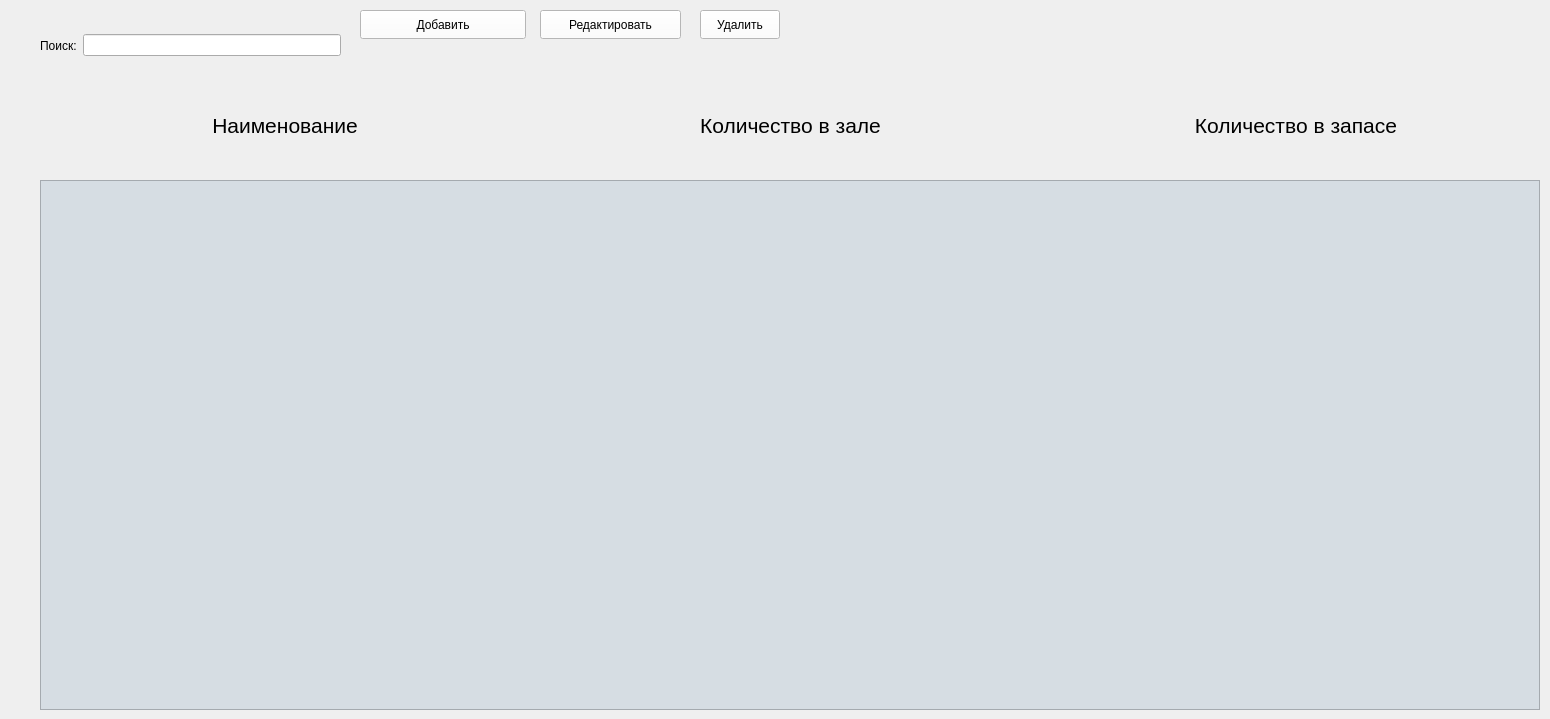
    <widget class="QWidget" name="page_Inventory">
     <widget class="QWidget" name="layoutWidget_12">
      <property name="geometry">
       <rect>
        <x>40</x>
        <y>90</y>
        <width>1501</width>
        <height>71</height>
       </rect>
      </property>
      <layout class="QHBoxLayout" name="horizontalLayout_7">
       <property name="spacing">
        <number>15</number>
       </property>
       <item>
        <widget class="QLabel" name="labelCount2">
         <property name="palette">
          <palette>
           <active>
            <colorrole role="WindowText">
             <brush brushstyle="SolidPattern">
              <color alpha="255">
               <red>0</red>
               <green>0</green>
               <blue>0</blue>
              </color>
             </brush>
            </colorrole>
            <colorrole role="Button">
             <brush brushstyle="SolidPattern">
              <color alpha="255">
               <red>255</red>
               <green>255</green>
               <blue>255</blue>
              </color>
             </brush>
            </colorrole>
            <colorrole role="Base">
             <brush brushstyle="SolidPattern">
              <color alpha="255">
               <red>255</red>
               <green>255</green>
               <blue>255</blue>
              </color>
             </brush>
            </colorrole>
            <colorrole role="Window">
             <brush brushstyle="SolidPattern">
              <color alpha="255">
               <red>255</red>
               <green>255</green>
               <blue>255</blue>
              </color>
             </brush>
            </colorrole>
           </active>
           <inactive>
            <colorrole role="WindowText">
             <brush brushstyle="SolidPattern">
              <color alpha="255">
               <red>0</red>
               <green>0</green>
               <blue>0</blue>
              </color>
             </brush>
            </colorrole>
            <colorrole role="Button">
             <brush brushstyle="SolidPattern">
              <color alpha="255">
               <red>255</red>
               <green>255</green>
               <blue>255</blue>
              </color>
             </brush>
            </colorrole>
            <colorrole role="Base">
             <brush brushstyle="SolidPattern">
              <color alpha="255">
               <red>255</red>
               <green>255</green>
               <blue>255</blue>
              </color>
             </brush>
            </colorrole>
            <colorrole role="Window">
             <brush brushstyle="SolidPattern">
              <color alpha="255">
               <red>255</red>
               <green>255</green>
               <blue>255</blue>
              </color>
             </brush>
            </colorrole>
           </inactive>
           <disabled>
            <colorrole role="Button">
             <brush brushstyle="SolidPattern">
              <color alpha="255">
               <red>255</red>
               <green>255</green>
               <blue>255</blue>
              </color>
             </brush>
            </colorrole>
            <colorrole role="Base">
             <brush brushstyle="SolidPattern">
              <color alpha="255">
               <red>255</red>
               <green>255</green>
               <blue>255</blue>
              </color>
             </brush>
            </colorrole>
            <colorrole role="Window">
             <brush brushstyle="SolidPattern">
              <color alpha="255">
               <red>255</red>
               <green>255</green>
               <blue>255</blue>
              </color>
             </brush>
            </colorrole>
           </disabled>
          </palette>
         </property>
         <property name="font">
          <font>
           <pointsize>16</pointsize>
           <bold>false</bold>
          </font>
         </property>
         <property name="text">
          <string>Наименование</string>
         </property>
         <property name="alignment">
          <set>Qt::AlignCenter</set>
         </property>
        </widget>
       </item>
       <item>
        <widget class="QLabel" name="labelCount1">
         <property name="palette">
          <palette>
           <active>
            <colorrole role="WindowText">
             <brush brushstyle="SolidPattern">
              <color alpha="255">
               <red>0</red>
               <green>0</green>
               <blue>0</blue>
              </color>
             </brush>
            </colorrole>
            <colorrole role="Button">
             <brush brushstyle="SolidPattern">
              <color alpha="255">
               <red>255</red>
               <green>255</green>
               <blue>255</blue>
              </color>
             </brush>
            </colorrole>
            <colorrole role="Base">
             <brush brushstyle="SolidPattern">
              <color alpha="255">
               <red>255</red>
               <green>255</green>
               <blue>255</blue>
              </color>
             </brush>
            </colorrole>
            <colorrole role="Window">
             <brush brushstyle="SolidPattern">
              <color alpha="255">
               <red>255</red>
               <green>255</green>
               <blue>255</blue>
              </color>
             </brush>
            </colorrole>
           </active>
           <inactive>
            <colorrole role="WindowText">
             <brush brushstyle="SolidPattern">
              <color alpha="255">
               <red>0</red>
               <green>0</green>
               <blue>0</blue>
              </color>
             </brush>
            </colorrole>
            <colorrole role="Button">
             <brush brushstyle="SolidPattern">
              <color alpha="255">
               <red>255</red>
               <green>255</green>
               <blue>255</blue>
              </color>
             </brush>
            </colorrole>
            <colorrole role="Base">
             <brush brushstyle="SolidPattern">
              <color alpha="255">
               <red>255</red>
               <green>255</green>
               <blue>255</blue>
              </color>
             </brush>
            </colorrole>
            <colorrole role="Window">
             <brush brushstyle="SolidPattern">
              <color alpha="255">
               <red>255</red>
               <green>255</green>
               <blue>255</blue>
              </color>
             </brush>
            </colorrole>
           </inactive>
           <disabled>
            <colorrole role="Button">
             <brush brushstyle="SolidPattern">
              <color alpha="255">
               <red>255</red>
               <green>255</green>
               <blue>255</blue>
              </color>
             </brush>
            </colorrole>
            <colorrole role="Base">
             <brush brushstyle="SolidPattern">
              <color alpha="255">
               <red>255</red>
               <green>255</green>
               <blue>255</blue>
              </color>
             </brush>
            </colorrole>
            <colorrole role="Window">
             <brush brushstyle="SolidPattern">
              <color alpha="255">
               <red>255</red>
               <green>255</green>
               <blue>255</blue>
              </color>
             </brush>
            </colorrole>
           </disabled>
          </palette>
         </property>
         <property name="font">
          <font>
           <pointsize>16</pointsize>
           <bold>false</bold>
          </font>
         </property>
         <property name="text">
          <string>Количество в зале</string>
         </property>
         <property name="alignment">
          <set>Qt::AlignCenter</set>
         </property>
        </widget>
       </item>
       <item>
        <widget class="QLabel" name="labelNameInventory">
         <property name="palette">
          <palette>
           <active>
            <colorrole role="WindowText">
             <brush brushstyle="SolidPattern">
              <color alpha="255">
               <red>0</red>
               <green>0</green>
               <blue>0</blue>
              </color>
             </brush>
            </colorrole>
            <colorrole role="Button">
             <brush brushstyle="SolidPattern">
              <color alpha="255">
               <red>255</red>
               <green>255</green>
               <blue>255</blue>
              </color>
             </brush>
            </colorrole>
            <colorrole role="Base">
             <brush brushstyle="SolidPattern">
              <color alpha="255">
               <red>255</red>
               <green>255</green>
               <blue>255</blue>
              </color>
             </brush>
            </colorrole>
            <colorrole role="Window">
             <brush brushstyle="SolidPattern">
              <color alpha="255">
               <red>255</red>
               <green>255</green>
               <blue>255</blue>
              </color>
             </brush>
            </colorrole>
           </active>
           <inactive>
            <colorrole role="WindowText">
             <brush brushstyle="SolidPattern">
              <color alpha="255">
               <red>0</red>
               <green>0</green>
               <blue>0</blue>
              </color>
             </brush>
            </colorrole>
            <colorrole role="Button">
             <brush brushstyle="SolidPattern">
              <color alpha="255">
               <red>255</red>
               <green>255</green>
               <blue>255</blue>
              </color>
             </brush>
            </colorrole>
            <colorrole role="Base">
             <brush brushstyle="SolidPattern">
              <color alpha="255">
               <red>255</red>
               <green>255</green>
               <blue>255</blue>
              </color>
             </brush>
            </colorrole>
            <colorrole role="Window">
             <brush brushstyle="SolidPattern">
              <color alpha="255">
               <red>255</red>
               <green>255</green>
               <blue>255</blue>
              </color>
             </brush>
            </colorrole>
           </inactive>
           <disabled>
            <colorrole role="Button">
             <brush brushstyle="SolidPattern">
              <color alpha="255">
               <red>255</red>
               <green>255</green>
               <blue>255</blue>
              </color>
             </brush>
            </colorrole>
            <colorrole role="Base">
             <brush brushstyle="SolidPattern">
              <color alpha="255">
               <red>255</red>
               <green>255</green>
               <blue>255</blue>
              </color>
             </brush>
            </colorrole>
            <colorrole role="Window">
             <brush brushstyle="SolidPattern">
              <color alpha="255">
               <red>255</red>
               <green>255</green>
               <blue>255</blue>
              </color>
             </brush>
            </colorrole>
           </disabled>
          </palette>
         </property>
         <property name="font">
          <font>
           <pointsize>16</pointsize>
          </font>
         </property>
         <property name="text">
          <string>Количество в запасе</string>
         </property>
         <property name="alignment">
          <set>Qt::AlignCenter</set>
         </property>
        </widget>
       </item>
      </layout>
     </widget>
     <widget class="QScrollArea" name="scrollAreaInventory">
      <property name="geometry">
       <rect>
        <x>40</x>
        <y>180</y>
        <width>1500</width>
        <height>530</height>
       </rect>
      </property>
      <property name="styleSheet">
       <string notr="true">background-color: #d6dde3;</string>
      </property>
      <property name="widgetResizable">
       <bool>true</bool>
      </property>
      <widget class="QWidget" name="scrollAreaWidgetContents_4">
       <property name="geometry">
        <rect>
         <x>0</x>
         <y>0</y>
         <width>1498</width>
         <height>528</height>
        </rect>
       </property>
       <layout class="QVBoxLayout" name="verticalLayoutEmployees_4"/>
      </widget>
     </widget>
     <widget class="QWidget" name="layoutWidget_6">
      <property name="geometry">
       <rect>
        <x>40</x>
        <y>10</y>
        <width>301</width>
        <height>71</height>
       </rect>
      </property>
      <layout class="QHBoxLayout" name="horizontalLayout_12">
       <item>
        <widget class="QLabel" name="labelSearch_4">
         <property name="palette">
          <palette>
           <active>
            <colorrole role="WindowText">
             <brush brushstyle="SolidPattern">
              <color alpha="255">
               <red>0</red>
               <green>0</green>
               <blue>0</blue>
              </color>
             </brush>
            </colorrole>
            <colorrole role="Button">
             <brush brushstyle="SolidPattern">
              <color alpha="255">
               <red>255</red>
               <green>255</green>
               <blue>255</blue>
              </color>
             </brush>
            </colorrole>
            <colorrole role="Base">
             <brush brushstyle="SolidPattern">
              <color alpha="255">
               <red>255</red>
               <green>255</green>
               <blue>255</blue>
              </color>
             </brush>
            </colorrole>
            <colorrole role="Window">
             <brush brushstyle="SolidPattern">
              <color alpha="255">
               <red>255</red>
               <green>255</green>
               <blue>255</blue>
              </color>
             </brush>
            </colorrole>
           </active>
           <inactive>
            <colorrole role="WindowText">
             <brush brushstyle="SolidPattern">
              <color alpha="255">
               <red>0</red>
               <green>0</green>
               <blue>0</blue>
              </color>
             </brush>
            </colorrole>
            <colorrole role="Button">
             <brush brushstyle="SolidPattern">
              <color alpha="255">
               <red>255</red>
               <green>255</green>
               <blue>255</blue>
              </color>
             </brush>
            </colorrole>
            <colorrole role="Base">
             <brush brushstyle="SolidPattern">
              <color alpha="255">
               <red>255</red>
               <green>255</green>
               <blue>255</blue>
              </color>
             </brush>
            </colorrole>
            <colorrole role="Window">
             <brush brushstyle="SolidPattern">
              <color alpha="255">
               <red>255</red>
               <green>255</green>
               <blue>255</blue>
              </color>
             </brush>
            </colorrole>
           </inactive>
           <disabled>
            <colorrole role="Button">
             <brush brushstyle="SolidPattern">
              <color alpha="255">
               <red>255</red>
               <green>255</green>
               <blue>255</blue>
              </color>
             </brush>
            </colorrole>
            <colorrole role="Base">
             <brush brushstyle="SolidPattern">
              <color alpha="255">
               <red>255</red>
               <green>255</green>
               <blue>255</blue>
              </color>
             </brush>
            </colorrole>
            <colorrole role="Window">
             <brush brushstyle="SolidPattern">
              <color alpha="255">
               <red>255</red>
               <green>255</green>
               <blue>255</blue>
              </color>
             </brush>
            </colorrole>
           </disabled>
          </palette>
         </property>
         <property name="text">
          <string>Поиск:</string>
         </property>
        </widget>
       </item>
       <item>
        <widget class="QLineEdit" name="Search_6">
         <property name="text">
          <string/>
         </property>
        </widget>
       </item>
      </layout>
     </widget>
     <widget class="QPushButton" name="buttonAdd_3">
      <property name="geometry">
       <rect>
        <x>360</x>
        <y>10</y>
        <width>166</width>
        <height>29</height>
       </rect>
      </property>
      <property name="palette">
       <palette>
        <active>
         <colorrole role="Button">
          <brush brushstyle="SolidPattern">
           <color alpha="255">
            <red>255</red>
            <green>255</green>
            <blue>255</blue>
           </color>
          </brush>
         </colorrole>
         <colorrole role="ButtonText">
          <brush brushstyle="SolidPattern">
           <color alpha="255">
            <red>0</red>
            <green>0</green>
            <blue>0</blue>
           </color>
          </brush>
         </colorrole>
         <colorrole role="Base">
          <brush brushstyle="SolidPattern">
           <color alpha="255">
            <red>255</red>
            <green>255</green>
            <blue>255</blue>
           </color>
          </brush>
         </colorrole>
         <colorrole role="Window">
          <brush brushstyle="SolidPattern">
           <color alpha="255">
            <red>255</red>
            <green>255</green>
            <blue>255</blue>
           </color>
          </brush>
         </colorrole>
        </active>
        <inactive>
         <colorrole role="Button">
          <brush brushstyle="SolidPattern">
           <color alpha="255">
            <red>255</red>
            <green>255</green>
            <blue>255</blue>
           </color>
          </brush>
         </colorrole>
         <colorrole role="ButtonText">
          <brush brushstyle="SolidPattern">
           <color alpha="255">
            <red>0</red>
            <green>0</green>
            <blue>0</blue>
           </color>
          </brush>
         </colorrole>
         <colorrole role="Base">
          <brush brushstyle="SolidPattern">
           <color alpha="255">
            <red>255</red>
            <green>255</green>
            <blue>255</blue>
           </color>
          </brush>
         </colorrole>
         <colorrole role="Window">
          <brush brushstyle="SolidPattern">
           <color alpha="255">
            <red>255</red>
            <green>255</green>
            <blue>255</blue>
           </color>
          </brush>
         </colorrole>
        </inactive>
        <disabled>
         <colorrole role="Button">
          <brush brushstyle="SolidPattern">
           <color alpha="255">
            <red>255</red>
            <green>255</green>
            <blue>255</blue>
           </color>
          </brush>
         </colorrole>
         <colorrole role="Base">
          <brush brushstyle="SolidPattern">
           <color alpha="255">
            <red>255</red>
            <green>255</green>
            <blue>255</blue>
           </color>
          </brush>
         </colorrole>
         <colorrole role="Window">
          <brush brushstyle="SolidPattern">
           <color alpha="255">
            <red>255</red>
            <green>255</green>
            <blue>255</blue>
           </color>
          </brush>
         </colorrole>
        </disabled>
       </palette>
      </property>
      <property name="text">
       <string>Добавить</string>
      </property>
     </widget>
     <widget class="QPushButton" name="buttonEdit_3">
      <property name="geometry">
       <rect>
        <x>540</x>
        <y>10</y>
        <width>141</width>
        <height>29</height>
       </rect>
      </property>
      <property name="palette">
       <palette>
        <active>
         <colorrole role="Button">
          <brush brushstyle="SolidPattern">
           <color alpha="255">
            <red>255</red>
            <green>255</green>
            <blue>255</blue>
           </color>
          </brush>
         </colorrole>
         <colorrole role="ButtonText">
          <brush brushstyle="SolidPattern">
           <color alpha="255">
            <red>0</red>
            <green>0</green>
            <blue>0</blue>
           </color>
          </brush>
         </colorrole>
         <colorrole role="Base">
          <brush brushstyle="SolidPattern">
           <color alpha="255">
            <red>255</red>
            <green>255</green>
            <blue>255</blue>
           </color>
          </brush>
         </colorrole>
         <colorrole role="Window">
          <brush brushstyle="SolidPattern">
           <color alpha="255">
            <red>255</red>
            <green>255</green>
            <blue>255</blue>
           </color>
          </brush>
         </colorrole>
        </active>
        <inactive>
         <colorrole role="Button">
          <brush brushstyle="SolidPattern">
           <color alpha="255">
            <red>255</red>
            <green>255</green>
            <blue>255</blue>
           </color>
          </brush>
         </colorrole>
         <colorrole role="ButtonText">
          <brush brushstyle="SolidPattern">
           <color alpha="255">
            <red>0</red>
            <green>0</green>
            <blue>0</blue>
           </color>
          </brush>
         </colorrole>
         <colorrole role="Base">
          <brush brushstyle="SolidPattern">
           <color alpha="255">
            <red>255</red>
            <green>255</green>
            <blue>255</blue>
           </color>
          </brush>
         </colorrole>
         <colorrole role="Window">
          <brush brushstyle="SolidPattern">
           <color alpha="255">
            <red>255</red>
            <green>255</green>
            <blue>255</blue>
           </color>
          </brush>
         </colorrole>
        </inactive>
        <disabled>
         <colorrole role="Button">
          <brush brushstyle="SolidPattern">
           <color alpha="255">
            <red>255</red>
            <green>255</green>
            <blue>255</blue>
           </color>
          </brush>
         </colorrole>
         <colorrole role="Base">
          <brush brushstyle="SolidPattern">
           <color alpha="255">
            <red>255</red>
            <green>255</green>
            <blue>255</blue>
           </color>
          </brush>
         </colorrole>
         <colorrole role="Window">
          <brush brushstyle="SolidPattern">
           <color alpha="255">
            <red>255</red>
            <green>255</green>
            <blue>255</blue>
           </color>
          </brush>
         </colorrole>
        </disabled>
       </palette>
      </property>
      <property name="text">
       <string>Редактировать</string>
      </property>
      <property name="iconSize">
       <size>
        <width>16</width>
        <height>16</height>
       </size>
      </property>
     </widget>
     <widget class="QPushButton" name="buttonRemove_3">
      <property name="geometry">
       <rect>
        <x>700</x>
        <y>10</y>
        <width>80</width>
        <height>29</height>
       </rect>
      </property>
      <property name="palette">
       <palette>
        <active>
         <colorrole role="Button">
          <brush brushstyle="SolidPattern">
           <color alpha="255">
            <red>255</red>
            <green>255</green>
            <blue>255</blue>
           </color>
          </brush>
         </colorrole>
         <colorrole role="ButtonText">
          <brush brushstyle="SolidPattern">
           <color alpha="255">
            <red>0</red>
            <green>0</green>
            <blue>0</blue>
           </color>
          </brush>
         </colorrole>
         <colorrole role="Base">
          <brush brushstyle="SolidPattern">
           <color alpha="255">
            <red>255</red>
            <green>255</green>
            <blue>255</blue>
           </color>
          </brush>
         </colorrole>
         <colorrole role="Window">
          <brush brushstyle="SolidPattern">
           <color alpha="255">
            <red>255</red>
            <green>255</green>
            <blue>255</blue>
           </color>
          </brush>
         </colorrole>
        </active>
        <inactive>
         <colorrole role="Button">
          <brush brushstyle="SolidPattern">
           <color alpha="255">
            <red>255</red>
            <green>255</green>
            <blue>255</blue>
           </color>
          </brush>
         </colorrole>
         <colorrole role="ButtonText">
          <brush brushstyle="SolidPattern">
           <color alpha="255">
            <red>0</red>
            <green>0</green>
            <blue>0</blue>
           </color>
          </brush>
         </colorrole>
         <colorrole role="Base">
          <brush brushstyle="SolidPattern">
           <color alpha="255">
            <red>255</red>
            <green>255</green>
            <blue>255</blue>
           </color>
          </brush>
         </colorrole>
         <colorrole role="Window">
          <brush brushstyle="SolidPattern">
           <color alpha="255">
            <red>255</red>
            <green>255</green>
            <blue>255</blue>
           </color>
          </brush>
         </colorrole>
        </inactive>
        <disabled>
         <colorrole role="Button">
          <brush brushstyle="SolidPattern">
           <color alpha="255">
            <red>255</red>
            <green>255</green>
            <blue>255</blue>
           </color>
          </brush>
         </colorrole>
         <colorrole role="Base">
          <brush brushstyle="SolidPattern">
           <color alpha="255">
            <red>255</red>
            <green>255</green>
            <blue>255</blue>
           </color>
          </brush>
         </colorrole>
         <colorrole role="Window">
          <brush brushstyle="SolidPattern">
           <color alpha="255">
            <red>255</red>
            <green>255</green>
            <blue>255</blue>
           </color>
          </brush>
         </colorrole>
        </disabled>
       </palette>
      </property>
      <property name="text">
       <string>Удалить</string>
      </property>
     </widget>
    </widget>
